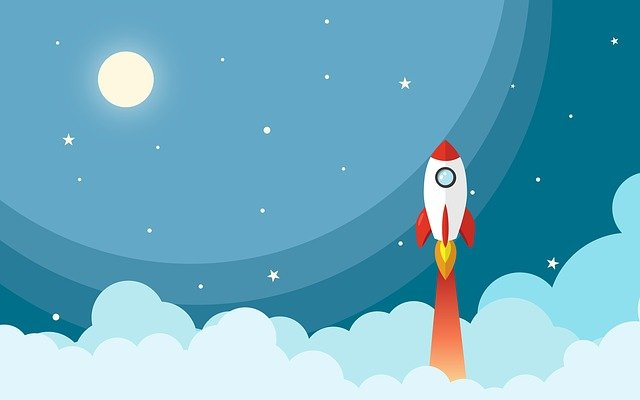
#> input picture poster.jpg, 640 x 400 px
$ python imageProcessing.py
#> lines starting #> are read from the running program, lines starting #| are printed output that depends on the picture
import cv2
import numpy

img= cv2.imread("poster.jpg")
#> img is the input picture: shape (400, 640, 3); mean B, G, R 194.6, 172.6, 108.6

rocket=img[120:360,400:500]
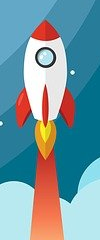
#> rocket: shape (240, 100, 3); mean B, G, R 162.8, 153.2, 118.1

img[0:240,500:600]= rocket

# text_to_show="Hello World!!!!"
cv2.putText(img,"Hello Shriyansh",(20,200),fontFace=cv2.FONT_HERSHEY_COMPLEX,fontScale=2,color=(255,0,0))
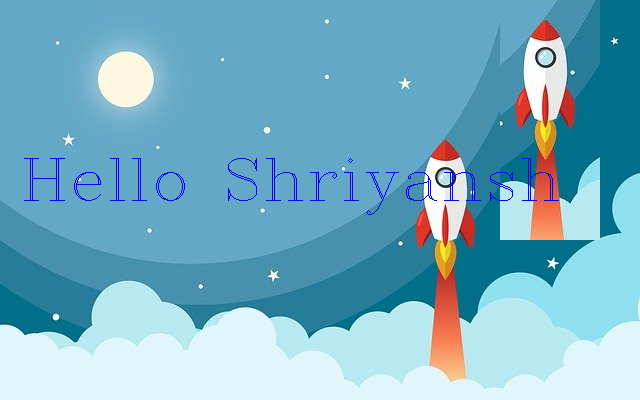
#> img: shape (400, 640, 3); mean B, G, R 196.9, 174.7, 117.6

cv2.imshow("output",img)

cv2.waitKey(0)
